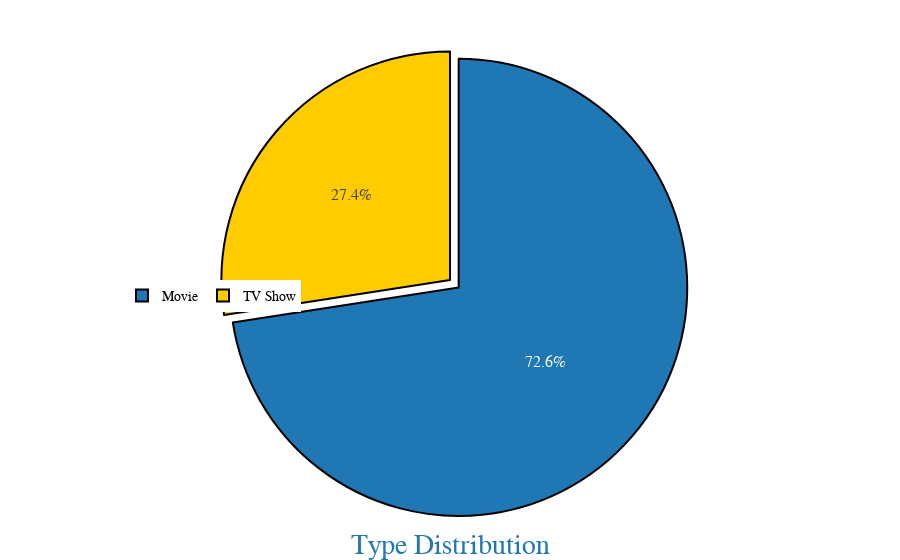

Notebook code for this chart:
### Markdown cell above
## Type of Content on Disney+

### Code cell
col = "type"
grouped = df[col].value_counts().reset_index()
grouped = grouped.rename(columns = {col: "type", "index": col})

trace = go.Pie(
    labels=grouped[col], 
    values=grouped['count'], 
    pull=[0.05, 0], 
    marker=dict(
        colors=["#1f77b4", "#ffcc00", "#ffffff"],  
        line=dict(color="black", width=2)  
    )
)


layout = go.Layout(
    title="Type Distribution",  
    title_font=dict(size=28, color="#1f77b4", family="Comic Sans MS, Arial, sans-serif"), 
    title_x=0.5, 
    title_y=0.01, 
    height=400, 
    plot_bgcolor="#f1f1f1", 
    paper_bgcolor="#ffffff", 
    font=dict(color="black", size=16, family="Comic Sans MS, Arial, sans-serif"),  
    legend=dict(x=0.1, y=0.5, orientation="h", font=dict(size=14, color="black")), 
    margin=dict(t=40, b=40, l=40, r=40),  
)

fig = go.Figure(data=[trace], layout=layout)
iplot(fig)

### Figure 1 — Plotly figure (JSON) as saved in the notebook; plotly's stock layout.template omitted (floating-point values rounded to 4 significant figures)
{"data": [{"labels": ["Movie", "TV Show"], "marker": {"colors": ["#1f77b4", "#ffcc00", "#ffffff"], "line": {"color": "black", "width": 2}}, "pull": [0.05, 0], "type": "pie", "values": [1052, 398]}], "layout": {"autosize": true, "font": {"color": "black", "family": "Comic Sans MS, Arial, sans-serif", "size": 16}, "legend": {"font": {"color": "black", "size": 14}, "orientation": "h", "x": 0.1, "y": 0.5}, "margin": {"b": 40, "l": 40, "r": 40, "t": 40}, "paper_bgcolor": "#ffffff", "plot_bgcolor": "#f1f1f1", "title": {"font": {"color": "#1f77b4", "family": "Comic Sans MS, Arial, sans-serif", "size": 28}, "text": "Type Distribution", "x": 0.5, "y": 0.01}}}
